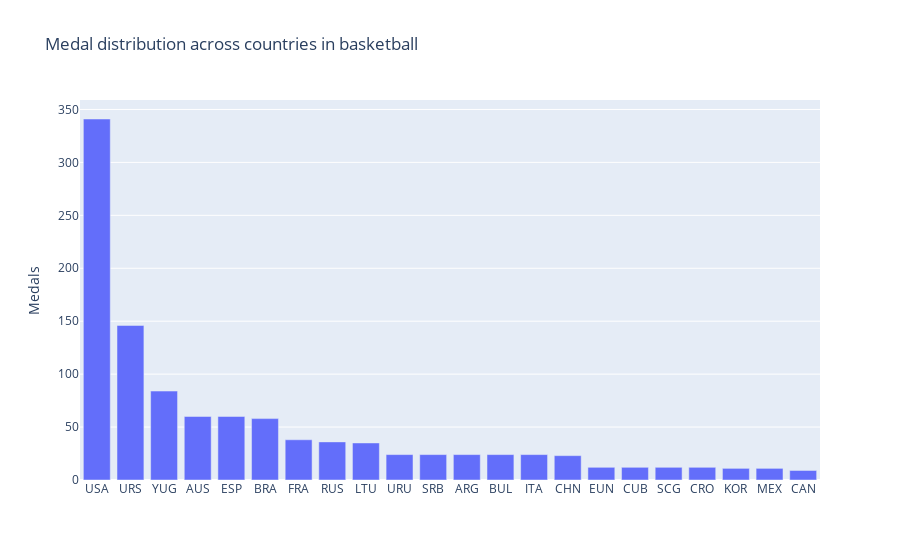
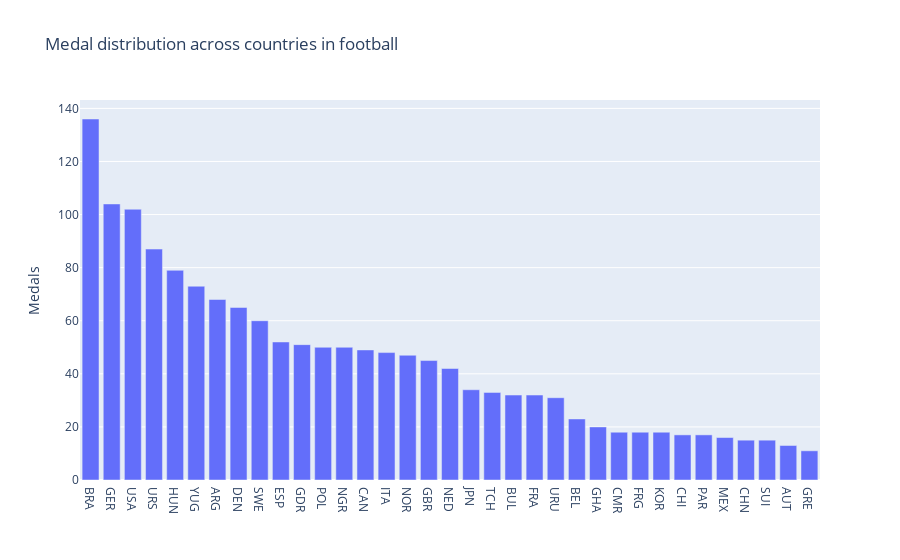
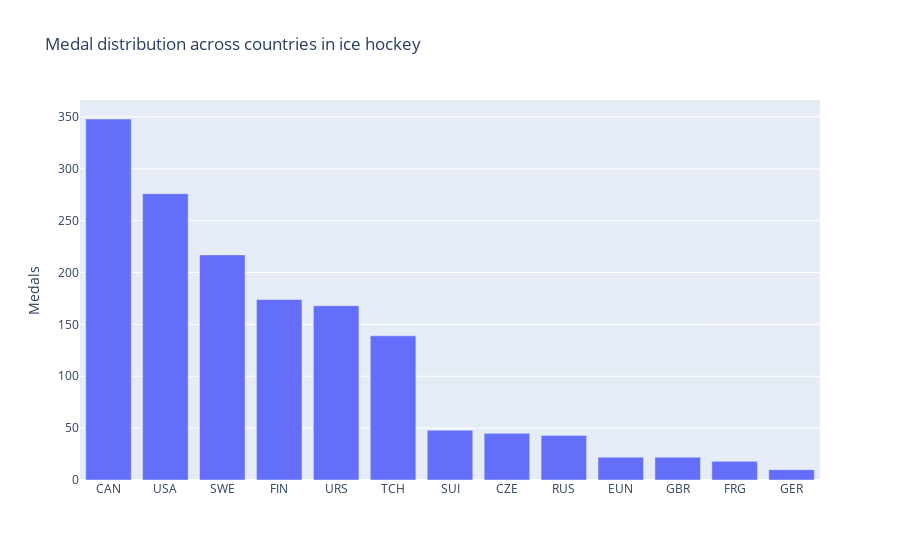

These figures' notebook cell, in order:
### Markdown cell above
#### medaljfördelning mellan länder i sporterna

### Code cell
sports = ['Basketball', 'Football', 'Ice Hockey']

# Loop through each of the sports we selected and create graphs
for sport in sports:
    # drop all rows that dont involve our sport
    olympic_data_sport = olympic_data.drop(olympic_data[olympic_data['Sport'] != sport].index)
    
    # get all medals (remove nan's)
    olympic_data_sport_with_medals = olympic_data_sport[olympic_data_sport['Medal'].notna()]
    
    # Group by 'NOC' and count all medals
    medals_per_country_sport = olympic_data_sport_with_medals.groupby('NOC')['Medal'].count()

    medals_per_country_sport = medals_per_country_sport.sort_values(ascending=False)

    fig = px.bar(
        x=medals_per_country_sport.index,
        y=medals_per_country_sport,
        title=f"Medal distribution across countries in {sport.lower()}",
        labels={
            'x': '',
            'y': 'Medals'
        }
    )

    fig.show()

### Figure 1 — Plotly figure (JSON) as saved in the notebook; plotly's stock layout.template omitted (floating-point values rounded to 4 significant figures)
{"data": [{"alignmentgroup": "True", "hovertemplate": "=%{x}<br>Medals=%{y}<extra></extra>", "legendgroup": "", "marker": {"color": "#636efa", "pattern": {"shape": ""}}, "name": "", "offsetgroup": "", "orientation": "v", "showlegend": false, "textposition": "auto", "type": "bar", "x": ["USA", "URS", "YUG", "AUS", "ESP", "BRA", "FRA", "RUS", "LTU", "URU", "SRB", "ARG", "BUL", "ITA", "CHN", "EUN", "CUB", "SCG", "CRO", "KOR", "MEX", "CAN"], "xaxis": "x", "y": [341, 146, 84, 60, 60, 58, 38, 36, 35, 24, 24, 24, 24, 24, 23, 12, 12, 12, 12, 11, 11, 9], "yaxis": "y"}], "layout": {"barmode": "relative", "legend": {"tracegroupgap": 0}, "title": {"text": "Medal distribution across countries in basketball"}, "xaxis": {"anchor": "y", "domain": [0, 1], "title": {"text": ""}}, "yaxis": {"anchor": "x", "domain": [0, 1], "title": {"text": "Medals"}}}}

### Figure 2 — Plotly figure (JSON) as saved in the notebook; plotly's stock layout.template omitted (floating-point values rounded to 4 significant figures)
{"data": [{"alignmentgroup": "True", "hovertemplate": "=%{x}<br>Medals=%{y}<extra></extra>", "legendgroup": "", "marker": {"color": "#636efa", "pattern": {"shape": ""}}, "name": "", "offsetgroup": "", "orientation": "v", "showlegend": false, "textposition": "auto", "type": "bar", "x": ["BRA", "GER", "USA", "URS", "HUN", "YUG", "ARG", "DEN", "SWE", "ESP", "GDR", "POL", "NGR", "CAN", "ITA", "NOR", "GBR", "NED", "JPN", "TCH", "BUL", "FRA", "URU", "BEL", "GHA", "CMR", "FRG", "KOR", "CHI", "PAR", "MEX", "CHN", "SUI", "AUT", "GRE"], "xaxis": "x", "y": [136, 104, 102, 87, 79, 73, 68, 65, 60, 52, 51, 50, 50, 49, 48, 47, 45, 42, 34, 33, 32, 32, 31, 23, 20, 18, 18, 18, 17, 17, 16, 15, 15, 13, 11], "yaxis": "y"}], "layout": {"barmode": "relative", "legend": {"tracegroupgap": 0}, "title": {"text": "Medal distribution across countries in football"}, "xaxis": {"anchor": "y", "domain": [0, 1], "title": {"text": ""}}, "yaxis": {"anchor": "x", "domain": [0, 1], "title": {"text": "Medals"}}}}

### Figure 3 — Plotly figure (JSON) as saved in the notebook; plotly's stock layout.template omitted (floating-point values rounded to 4 significant figures)
{"data": [{"alignmentgroup": "True", "hovertemplate": "=%{x}<br>Medals=%{y}<extra></extra>", "legendgroup": "", "marker": {"color": "#636efa", "pattern": {"shape": ""}}, "name": "", "offsetgroup": "", "orientation": "v", "showlegend": false, "textposition": "auto", "type": "bar", "x": ["CAN", "USA", "SWE", "FIN", "URS", "TCH", "SUI", "CZE", "RUS", "EUN", "GBR", "FRG", "GER"], "xaxis": "x", "y": [348, 276, 217, 174, 168, 139, 48, 45, 43, 22, 22, 18, 10], "yaxis": "y"}], "layout": {"barmode": "relative", "legend": {"tracegroupgap": 0}, "title": {"text": "Medal distribution across countries in ice hockey"}, "xaxis": {"anchor": "y", "domain": [0, 1], "title": {"text": ""}}, "yaxis": {"anchor": "x", "domain": [0, 1], "title": {"text": "Medals"}}}}
